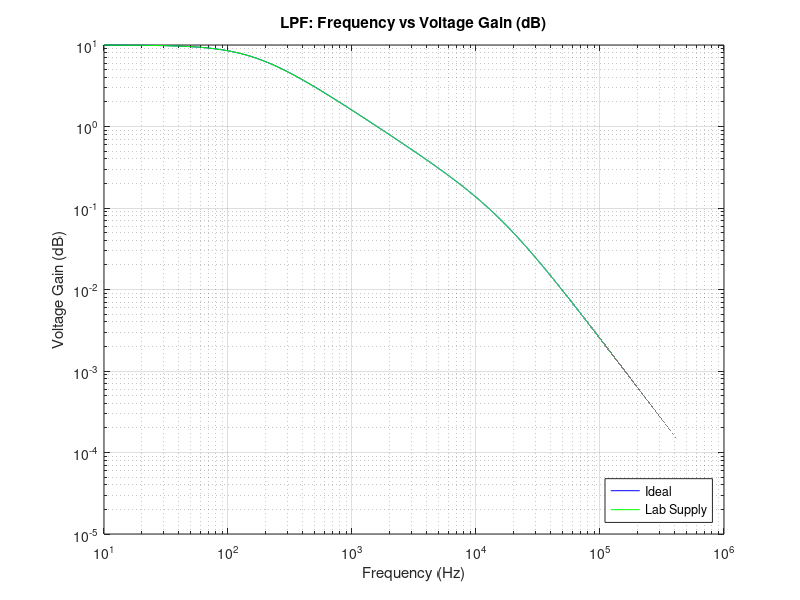
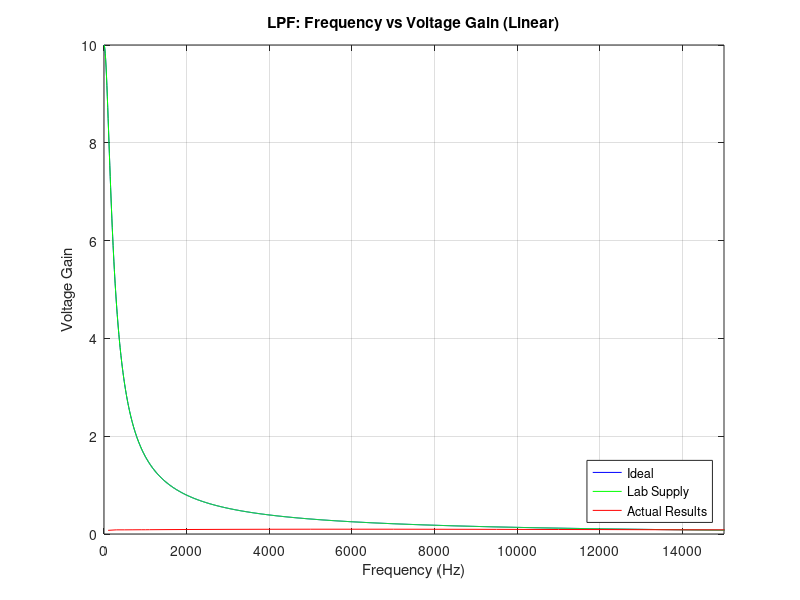
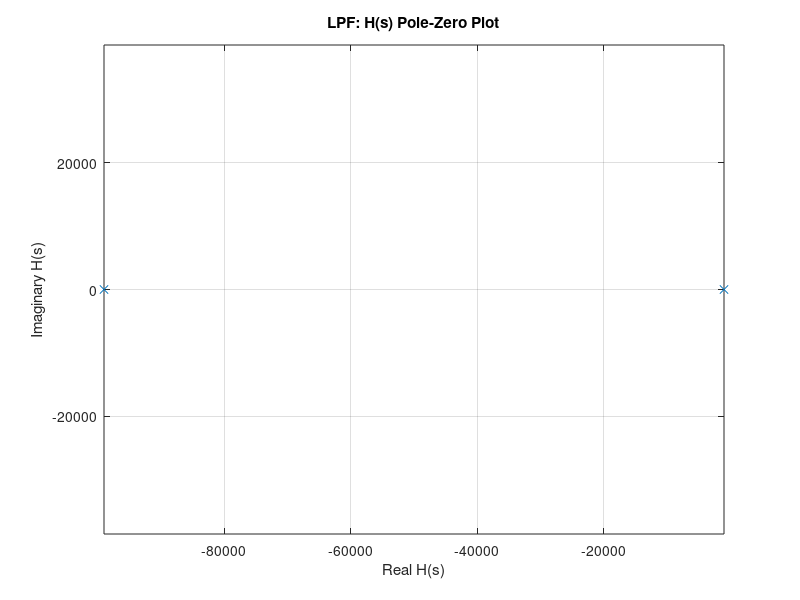

MATLAB code for these plots, in order:
% Ian Roberts
% EE 3431 Lab Final
% Lowpass Filter

clc; clear all; close all;

j = sqrt(-1);
f = 0:10:1e6;

% Ideal Values
R1 = 100;
R2 = 1000;
R3 = 100;
R4 = 1000;
R5 = 1000;
R6 = 1000;
C1 = .1e-6;
C2 = .1e-6;

wo = 1/sqrt(R2*R4*C1*C2);
fo = wo/(2*pi)
Q = sqrt((C1*R3^2)/(R2*R4*C2))
BW = wo/Q;
gain_lpf = -R2/R1

H = gain_lpf.*(2.*pi.*fo).^2./((j.*2.*pi.*f).^2 + (j.*2.*pi.*f).*(2.*pi.*fo./Q) + (2.*pi.*fo).^2);

figure();
loglog(f,(abs(H)),'b'); hold on;
grid on;

% Lab Supplies
R1 = 100;
R2 = 1000;
R3 = 100;
R4 = 1000;
R5 = 1000;
R6 = 1000;
C1 = .1e-6;
C2 = .1e-6;

wo = 1/sqrt(R2*R4*C1*C2);
fo = wo/(2*pi);
Q = sqrt((C1*R3^2)/(R2*R4*C2))
BW = wo/Q;
gain_lpf = -R2/R1;

H2 = gain_lpf.*(2.*pi.*fo).^2./((j.*2.*pi.*f).^2 + (j.*2.*pi.*f).*(2.*pi.*fo./Q) + (2.*pi.*fo).^2);

loglog(f,(abs(H2)),'g'); hold on; grid on;

% Experimental Results
f_test = [0.1 0.3 0.5 0.7  0.9  1    1.1  1.5 2    3   4    5    6    7    8    9    9.5 10   10.5 11   12   14   16   20   25   30  40  50]*1e3; % in khz
a =      [1.5 1.7 1.7 1.72 1.74 1.74 1.76 1.8 1.84 1.9 1.94 1.96 1.96 1.96 1.94 1.92 1.9 1.88 1.86 1.84 1.82 1.72 1.68 1.62 1.56 1.5 1.4 1.32]/20; % pk pk input of 2 (find gain)

%loglog(f_test,a,'r'); hold on;
title('LPF: Frequency vs Voltage Gain (dB)');
xlabel('Frequency (Hz)');
ylabel('Voltage Gain (dB)');
legend('Ideal','Lab Supply','Actual Results','Location','southeast');


% plot linear scale
figure();
plot(f,abs(H),'b'); hold on;
plot(f,abs(H2),'g'); hold on;
plot(f_test,a,'r');
grid on;
xlim([0 15000]);
title('LPF: Frequency vs Voltage Gain (Linear)');
xlabel('Frequency (Hz)');
ylabel('Voltage Gain');
legend('Ideal','Lab Supply','Actual Results','Location','southeast');

% plot pole-zero
figure();
c = [1 (2.*pi.*fo./Q) (2.*pi.*fo).^2];
c = roots(c);
plot(real(c),imag(c), 'x'); hold on; drawnow();
axis equal;
grid on;
xlabel('Real H(s)');
ylabel('Imaginary H(s)');
title('LPF: H(s) Pole-Zero Plot');
